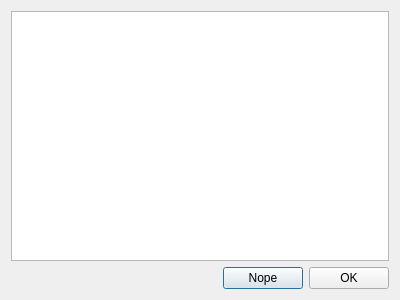
<?xml version="1.0" encoding="UTF-8"?>
<ui version="4.0">
 <class>SelectMissionPlan</class>
 <widget class="QDialog" name="SelectMissionPlan">
  <property name="windowModality">
   <enum>Qt::ApplicationModal</enum>
  </property>
  <property name="geometry">
   <rect>
    <x>0</x>
    <y>0</y>
    <width>400</width>
    <height>300</height>
   </rect>
  </property>
  <property name="windowTitle">
   <string>SelectMissionPlan</string>
  </property>
  <layout class="QVBoxLayout" name="verticalLayout_2">
   <item>
    <layout class="QVBoxLayout" name="verticalLayout">
     <item>
      <widget class="QTableView" name="tableView"/>
     </item>
     <item>
      <layout class="QHBoxLayout" name="horizontalLayout">
       <property name="bottomMargin">
        <number>0</number>
       </property>
       <item>
        <spacer name="horizontalSpacer">
         <property name="orientation">
          <enum>Qt::Horizontal</enum>
         </property>
         <property name="sizeHint" stdset="0">
          <size>
           <width>40</width>
           <height>20</height>
          </size>
         </property>
        </spacer>
       </item>
       <item>
        <widget class="QPushButton" name="pushButton_2">
         <property name="text">
          <string>Nope</string>
         </property>
        </widget>
       </item>
       <item>
        <widget class="QPushButton" name="pushButton">
         <property name="text">
          <string>OK</string>
         </property>
        </widget>
       </item>
      </layout>
     </item>
    </layout>
   </item>
  </layout>
 </widget>
 <resources/>
 <connections/>
</ui>
